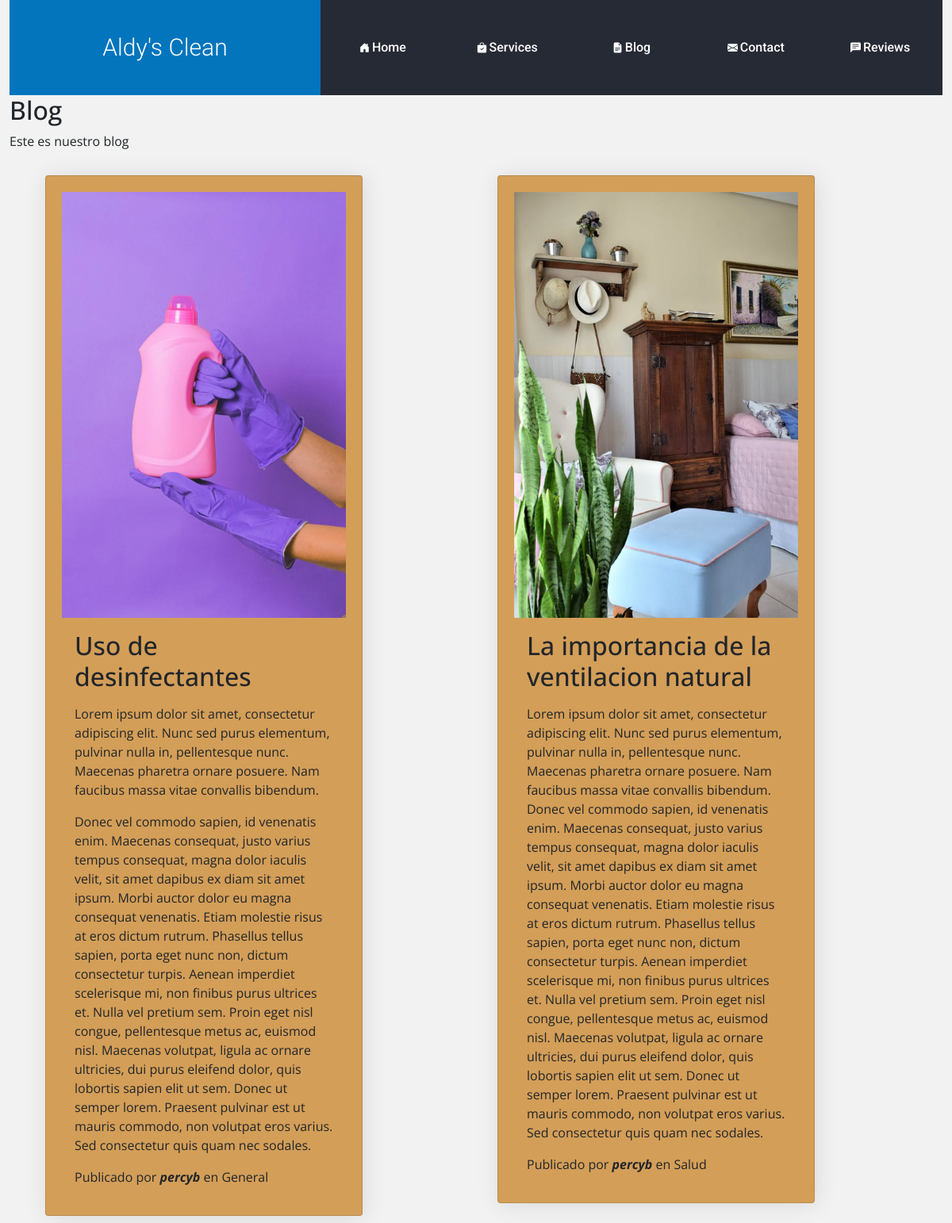
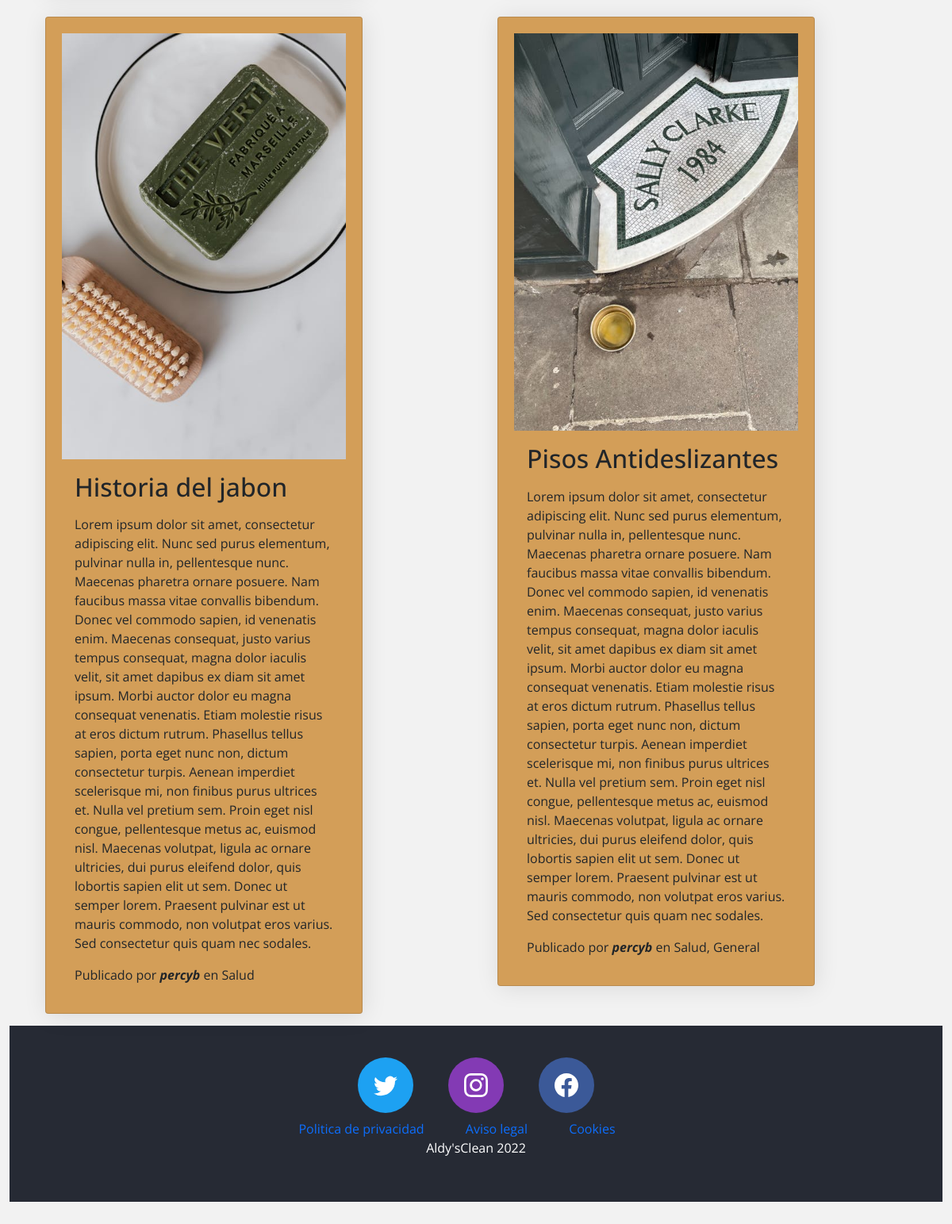
Screenshot of /blog/ with the database file from the repository (2 pictures, top to bottom).
### blog/models.py (models this page shows, shortened)
class Post(models.Model):
    title=models.CharField(max_length=200, verbose_name="Titulo")
    content=models.TextField(verbose_name="Contenido")
    published=models.DateTimeField(verbose_name="Fecha de publicacion", default=now)
    image=models.ImageField(verbose_name="Imagen", upload_to="blog", null=True, blank=True)
    author=models.ForeignKey(User, verbose_name="Autor", on_delete=models.CASCADE)
    categories=models.ManyToManyField(Category, verbose_name="Categorias", related_name="get_posts")
    created=models.DateTimeField(auto_now_add=True, verbose_name="Fecha de creacion")
    updated=models.DateTimeField(auto_now=True, verbose_name="Fecha de edicion")
    class Meta:
        verbose_name="entrada"
        verbose_name_plural="entradas"
        ordering=['-created']

class Category(models.Model):
    name=models.CharField(max_length=100, verbose_name="Nombre")
    created=models.DateTimeField(auto_now_add=True, verbose_name="Fecha de creacion")
    updated=models.DateTimeField(auto_now=True, verbose_name="Fecha de edicion")
    class Meta:
        verbose_name="categoria"
        verbose_name_plural="categorias"
        ordering=['-created']

### blog/views.py (the view)
# urls.py: path('', views.blog, name='blog'),
def blog(request):
    posts=Post.objects.all()
    return render(request, 'blog/blog.html', {'posts':posts})

### social/processors.py (called while the page is built)
def ctx_dict(request):
    ctx={}
    links=Link.objects.all()
    for link in links:
        ctx[link.key]=link.url
    return ctx

### blog/templates/blog/blog.html (shortened to what this page needs)
{% extends 'core/base.html' %}
{% block headers %}
<h2>Blog</h2>
<p>Este es nuestro blog</p>
{% endblock %}
{% block content %}
    <div class="container">
        <div class="row mt-3">
            {% for post in posts %}
                <div class="col-6">
                    <div class="card">
                        <img src="{{post.image.url}}" alt="">
                        <div class="card-body">
                            <h2 class="card-title">{{post.title}}</h2>
                            <p class="card-text">{{post.content|linebreaks}}</p>
                            <p class="mb-0 mbt">
                                <span class="section-heading-under">Publicado por <em><b>{{post.author}}</b></em> en
                                    {% for category in post.categories.all %}
                                    {{category.name}}{% if not forloop.last %},{% endif %}
                                    {% endfor %}
                                </span>
                            </p>
                        </div>
                    </div>
                </div>
            {% endfor %}
        </div>
    </div>
{% endblock %}

### core/static/core/css/styles.css (style rules this page uses)
body { background: #f2f2f2; font-family:'Open Sans', sans-serif; }
.card { width: 400px; box-shadow: 2px 2px 30px rgba(0,0,0,0.1); background-color:rgb(211, 158, 88); padding: 20px; margin: 15px; cursor: pointer; }

### rows the page displays
Post: image (picture), title "Uso de desinfectantes", content "Lorem ipsum dolor sit amet, consectetur adipiscing elit. Nunc sed purus elementum, pulvinar nulla in, pellentesque nunc. Maecenas pharetra ornare posuere. Nam faucibus massa vitae convallis bibendum. Donec vel commodo sapien, id venenatis enim. Maecenas consequat, justo varius tempus consequat, magna dolor iaculis velit, sit amet dapibus ex diam sit amet ipsum. Morbi auctor dolor eu magna consequat venenatis. Etiam molestie risus at eros dictum rutrum. Phasellus tellus sapien, porta eget nunc non, dictum consectetur turpis. Aenean imperdiet scelerisque mi, non finibus purus ultrices et. Nulla vel pretium sem. Proin eget nisl congue, pellentesque metus ac, euismod nisl. Maecenas volutpat,…", author "percyb"
Category: name "General"
Post: image (picture), title "La importancia de la ventilacion natural", content "Lorem ipsum dolor sit amet, consectetur adipiscing elit. Nunc sed purus elementum, pulvinar nulla in, pellentesque nunc. Maecenas pharetra ornare posuere. Nam faucibus massa vitae convallis bibendum. Donec vel commodo sapien, id venenatis enim. Maecenas consequat, justo varius tempus consequat, magna dolor iaculis velit, sit amet dapibus ex diam sit amet ipsum. Morbi auctor dolor eu magna consequat venenatis. Etiam molestie risus at eros dictum rutrum. Phasellus tellus sapien, porta eget nunc non, dictum consectetur turpis. Aenean imperdiet scelerisque mi, non finibus purus ultrices et. Nulla vel pretium sem. Proin eget nisl congue, pellentesque metus ac, euismod nisl. Maecenas volutpat,…", author "percyb"
Category: name "Salud"
Post: image (picture), title "Historia del jabon", content "Lorem ipsum dolor sit amet, consectetur adipiscing elit. Nunc sed purus elementum, pulvinar nulla in, pellentesque nunc. Maecenas pharetra ornare posuere. Nam faucibus massa vitae convallis bibendum. Donec vel commodo sapien, id venenatis enim. Maecenas consequat, justo varius tempus consequat, magna dolor iaculis velit, sit amet dapibus ex diam sit amet ipsum. Morbi auctor dolor eu magna consequat venenatis. Etiam molestie risus at eros dictum rutrum. Phasellus tellus sapien, porta eget nunc non, dictum consectetur turpis. Aenean imperdiet scelerisque mi, non finibus purus ultrices et. Nulla vel pretium sem. Proin eget nisl congue, pellentesque metus ac, euismod nisl. Maecenas volutpat,…", author "percyb"
Post: image (picture), title "Pisos Antideslizantes", content "Lorem ipsum dolor sit amet, consectetur adipiscing elit. Nunc sed purus elementum, pulvinar nulla in, pellentesque nunc. Maecenas pharetra ornare posuere. Nam faucibus massa vitae convallis bibendum. Donec vel commodo sapien, id venenatis enim. Maecenas consequat, justo varius tempus consequat, magna dolor iaculis velit, sit amet dapibus ex diam sit amet ipsum. Morbi auctor dolor eu magna consequat venenatis. Etiam molestie risus at eros dictum rutrum. Phasellus tellus sapien, porta eget nunc non, dictum consectetur turpis. Aenean imperdiet scelerisque mi, non finibus purus ultrices et. Nulla vel pretium sem. Proin eget nisl congue, pellentesque metus ac, euismod nisl. Maecenas volutpat,…", author "percyb"
